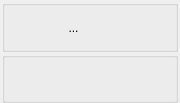
<?xml version="1.0" encoding="UTF-8"?>
<ui version="4.0">
 <class>dialogTag</class>
 <widget class="QWidget" name="dialogTag">
  <property name="geometry">
   <rect>
    <x>0</x>
    <y>0</y>
    <width>180</width>
    <height>103</height>
   </rect>
  </property>
  <property name="windowTitle">
   <string>Form</string>
  </property>
  <layout class="QVBoxLayout" name="verticalLayout">
   <property name="spacing">
    <number>0</number>
   </property>
   <property name="leftMargin">
    <number>2</number>
   </property>
   <property name="topMargin">
    <number>0</number>
   </property>
   <property name="rightMargin">
    <number>2</number>
   </property>
   <property name="bottomMargin">
    <number>0</number>
   </property>
   <item>
    <widget class="QGroupBox" name="groupBox_5">
     <property name="styleSheet">
      <string notr="true">QToolButton
{
	border-style: flat;
	background: transparent;
}</string>
     </property>
     <property name="title">
      <string/>
     </property>
     <layout class="QHBoxLayout" name="horizontalLayout_9">
      <property name="spacing">
       <number>6</number>
      </property>
      <item>
       <widget class="QToolButton" name="BtnRec">
        <property name="styleSheet">
         <string notr="true">QToolButton{
 
	image: url(:/new/prefix1/image/矩形.png);
}
QToolButton:hover{
    
	image: url(:/new/prefix1/image/矩形选中.png);
}</string>
        </property>
        <property name="text">
         <string/>
        </property>
        <property name="checkable">
         <bool>false</bool>
        </property>
        <property name="checked">
         <bool>false</bool>
        </property>
       </widget>
      </item>
      <item>
       <widget class="QToolButton" name="BtnCircle">
        <property name="styleSheet">
         <string notr="true">QToolButton{
 
	image: url(:/new/prefix1/image/椭圆.png);
}
QToolButton:hover{
    
	image: url(:/new/prefix1/image/椭圆选中.png);
}</string>
        </property>
        <property name="text">
         <string/>
        </property>
       </widget>
      </item>
      <item>
       <widget class="QToolButton" name="BtnPolygon">
        <property name="styleSheet">
         <string notr="true">QToolButton{
 
	image: url(:/new/prefix1/image/四边形.png);
}
QToolButton:hover{
    
	image: url(:/new/prefix1/image/四边形选中.png);
}</string>
        </property>
        <property name="text">
         <string>...</string>
        </property>
       </widget>
      </item>
      <item>
       <spacer name="horizontalSpacer_4">
        <property name="orientation">
         <enum>Qt::Horizontal</enum>
        </property>
        <property name="sizeHint" stdset="0">
         <size>
          <width>201</width>
          <height>20</height>
         </size>
        </property>
       </spacer>
      </item>
     </layout>
    </widget>
   </item>
   <item>
    <widget class="QGroupBox" name="groupBox_6">
     <property name="minimumSize">
      <size>
       <width>0</width>
       <height>0</height>
      </size>
     </property>
     <property name="styleSheet">
      <string notr="true">QToolButton
{
	border-style: flat;
	background: transparent;
}</string>
     </property>
     <property name="title">
      <string/>
     </property>
     <layout class="QHBoxLayout" name="horizontalLayout_8">
      <property name="spacing">
       <number>3</number>
      </property>
      <item>
       <widget class="QToolButton" name="BtnRed">
        <property name="minimumSize">
         <size>
          <width>0</width>
          <height>0</height>
         </size>
        </property>
        <property name="maximumSize">
         <size>
          <width>100</width>
          <height>100</height>
         </size>
        </property>
        <property name="styleSheet">
         <string notr="true">QToolButton{
 
	image: url(:/new/prefix1/image/红色.png);
}
QToolButton:hover{
    
	image: url(:/new/prefix1/image/红色选中.png);
}</string>
        </property>
        <property name="text">
         <string/>
        </property>
       </widget>
      </item>
      <item>
       <widget class="QToolButton" name="BtnOriange">
        <property name="minimumSize">
         <size>
          <width>0</width>
          <height>0</height>
         </size>
        </property>
        <property name="maximumSize">
         <size>
          <width>100</width>
          <height>100</height>
         </size>
        </property>
        <property name="styleSheet">
         <string notr="true">QToolButton{
 
	image: url(:/new/prefix1/image/橙色.png);
}
QToolButton:hover{
    
	image: url(:/new/prefix1/image/橙色选中.png);
}</string>
        </property>
        <property name="text">
         <string/>
        </property>
       </widget>
      </item>
      <item>
       <widget class="QToolButton" name="BtnYellow">
        <property name="minimumSize">
         <size>
          <width>0</width>
          <height>0</height>
         </size>
        </property>
        <property name="maximumSize">
         <size>
          <width>100</width>
          <height>100</height>
         </size>
        </property>
        <property name="styleSheet">
         <string notr="true">QToolButton{
 
	image: url(:/new/prefix1/image/黄色.png);
}
QToolButton:hover{
    
	image: url(:/new/prefix1/image/黄色选中.png);
}</string>
        </property>
        <property name="text">
         <string/>
        </property>
       </widget>
      </item>
      <item>
       <widget class="QToolButton" name="BtnGreen">
        <property name="minimumSize">
         <size>
          <width>0</width>
          <height>0</height>
         </size>
        </property>
        <property name="maximumSize">
         <size>
          <width>100</width>
          <height>100</height>
         </size>
        </property>
        <property name="styleSheet">
         <string notr="true">QToolButton{
 
	image: url(:/new/prefix1/image/绿色.png);
}
QToolButton:hover{
    
	image: url(:/new/prefix1/image/绿色选中.png);
}</string>
        </property>
        <property name="text">
         <string/>
        </property>
       </widget>
      </item>
      <item>
       <widget class="QToolButton" name="BtnBlue">
        <property name="minimumSize">
         <size>
          <width>0</width>
          <height>0</height>
         </size>
        </property>
        <property name="maximumSize">
         <size>
          <width>100</width>
          <height>100</height>
         </size>
        </property>
        <property name="styleSheet">
         <string notr="true">QToolButton{
 
	image: url(:/new/prefix1/image/蓝色.png);
}
QToolButton:hover{
    
	image: url(:/new/prefix1/image/蓝色选中.png);
}</string>
        </property>
        <property name="text">
         <string/>
        </property>
       </widget>
      </item>
      <item>
       <widget class="QToolButton" name="BtnDarkBlue">
        <property name="minimumSize">
         <size>
          <width>0</width>
          <height>0</height>
         </size>
        </property>
        <property name="maximumSize">
         <size>
          <width>100</width>
          <height>100</height>
         </size>
        </property>
        <property name="styleSheet">
         <string notr="true">QToolButton{
 
	image: url(:/new/prefix1/image/深蓝.png);
}
QToolButton:hover{
    
	image: url(:/new/prefix1/image/深蓝选中.png);
}</string>
        </property>
        <property name="text">
         <string/>
        </property>
       </widget>
      </item>
      <item>
       <widget class="QToolButton" name="BtnPurple">
        <property name="minimumSize">
         <size>
          <width>0</width>
          <height>0</height>
         </size>
        </property>
        <property name="maximumSize">
         <size>
          <width>100</width>
          <height>100</height>
         </size>
        </property>
        <property name="styleSheet">
         <string notr="true">QToolButton{
 
	image: url(:/new/prefix1/image/紫色.png);
}
QToolButton:hover{
    
	image: url(:/new/prefix1/image/紫色选中.png);
}</string>
        </property>
        <property name="text">
         <string/>
        </property>
       </widget>
      </item>
     </layout>
    </widget>
   </item>
  </layout>
 </widget>
 <resources/>
 <connections/>
</ui>
